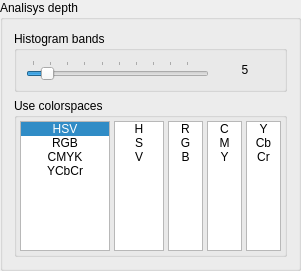
     <widget class="QGroupBox" name="group_analyze">
      <property name="sizePolicy">
       <sizepolicy hsizetype="Maximum" vsizetype="Preferred">
        <horstretch>0</horstretch>
        <verstretch>0</verstretch>
       </sizepolicy>
      </property>
      <property name="title">
       <string>Analisys depth</string>
      </property>
      <layout class="QVBoxLayout" name="verticalLayout_2">
       <item>
        <widget class="QGroupBox" name="groupBox_4">
         <property name="title">
          <string>Histogram bands</string>
         </property>
         <layout class="QHBoxLayout" name="horizontalLayout_3">
          <item>
           <widget class="QSlider" name="slider_histogram_bands">
            <property name="minimum">
             <number>2</number>
            </property>
            <property name="maximum">
             <number>100</number>
            </property>
            <property name="pageStep">
             <number>2</number>
            </property>
            <property name="value">
             <number>10</number>
            </property>
            <property name="orientation">
             <enum>Qt::Horizontal</enum>
            </property>
            <property name="invertedAppearance">
             <bool>false</bool>
            </property>
            <property name="invertedControls">
             <bool>false</bool>
            </property>
            <property name="tickPosition">
             <enum>QSlider::TicksAbove</enum>
            </property>
            <property name="tickInterval">
             <number>10</number>
            </property>
           </widget>
          </item>
          <item>
           <widget class="QLabel" name="lbl_histogram_bands">
            <property name="sizePolicy">
             <sizepolicy hsizetype="Maximum" vsizetype="Preferred">
              <horstretch>162</horstretch>
              <verstretch>95</verstretch>
             </sizepolicy>
            </property>
            <property name="minimumSize">
             <size>
              <width>60</width>
              <height>0</height>
             </size>
            </property>
            <property name="layoutDirection">
             <enum>Qt::LeftToRight</enum>
            </property>
            <property name="text">
             <string>5</string>
            </property>
            <property name="alignment">
             <set>Qt::AlignCenter</set>
            </property>
           </widget>
          </item>
         </layout>
        </widget>
       </item>
       <item>
        <widget class="QGroupBox" name="group_colorspaces_all">
         <property name="sizePolicy">
          <sizepolicy hsizetype="Maximum" vsizetype="Preferred">
           <horstretch>0</horstretch>
           <verstretch>0</verstretch>
          </sizepolicy>
         </property>
         <property name="title">
          <string>Use colorspaces</string>
         </property>
         <layout class="QHBoxLayout" name="horizontalLayout_7">
          <property name="spacing">
           <number>4</number>
          </property>
          <property name="sizeConstraint">
           <enum>QLayout::SetDefaultConstraint</enum>
          </property>
          <property name="leftMargin">
           <number>3</number>
          </property>
          <property name="topMargin">
           <number>3</number>
          </property>
          <property name="rightMargin">
           <number>3</number>
          </property>
          <property name="bottomMargin">
           <number>3</number>
          </property>
          <item>
           <widget class="QListWidget" name="list_color_spaces">
            <property name="sizePolicy">
             <sizepolicy hsizetype="Expanding" vsizetype="Minimum">
              <horstretch>0</horstretch>
              <verstretch>0</verstretch>
             </sizepolicy>
            </property>
            <property name="minimumSize">
             <size>
              <width>70</width>
              <height>130</height>
             </size>
            </property>
            <property name="maximumSize">
             <size>
              <width>90</width>
              <height>130</height>
             </size>
            </property>
            <property name="frameShape">
             <enum>QFrame::StyledPanel</enum>
            </property>
            <property name="frameShadow">
             <enum>QFrame::Plain</enum>
            </property>
            <property name="lineWidth">
             <number>3</number>
            </property>
            <property name="midLineWidth">
             <number>2</number>
            </property>
            <property name="verticalScrollBarPolicy">
             <enum>Qt::ScrollBarAlwaysOff</enum>
            </property>
            <property name="autoScrollMargin">
             <number>12</number>
            </property>
            <property name="editTriggers">
             <set>QAbstractItemView::NoEditTriggers</set>
            </property>
            <property name="showDropIndicator" stdset="0">
             <bool>false</bool>
            </property>
            <property name="alternatingRowColors">
             <bool>false</bool>
            </property>
            <property name="selectionMode">
             <enum>QAbstractItemView::MultiSelection</enum>
            </property>
            <property name="textElideMode">
             <enum>Qt::ElideMiddle</enum>
            </property>
            <property name="layoutMode">
             <enum>QListView::SinglePass</enum>
            </property>
            <property name="spacing">
             <number>1</number>
            </property>
            <property name="modelColumn">
             <number>0</number>
            </property>
            <property name="currentRow">
             <number>0</number>
            </property>
            <item>
             <property name="text">
              <string notr="true">HSV</string>
             </property>
             <property name="textAlignment">
              <set>AlignCenter</set>
             </property>
             <property name="flags">
              <set>ItemIsSelectable|ItemIsEnabled</set>
             </property>
            </item>
            <item>
             <property name="text">
              <string notr="true">RGB</string>
             </property>
             <property name="textAlignment">
              <set>AlignCenter</set>
             </property>
             <property name="flags">
              <set>ItemIsSelectable|ItemIsEnabled</set>
             </property>
            </item>
            <item>
             <property name="text">
              <string notr="true">CMYK</string>
             </property>
             <property name="textAlignment">
              <set>AlignCenter</set>
             </property>
             <property name="flags">
              <set>ItemIsSelectable|ItemIsEnabled</set>
             </property>
            </item>
            <item>
             <property name="text">
              <string notr="true">YCbCr</string>
             </property>
             <property name="textAlignment">
              <set>AlignCenter</set>
             </property>
             <property name="flags">
              <set>ItemIsSelectable|ItemIsEnabled</set>
             </property>
            </item>
           </widget>
          </item>
          <item>
           <widget class="QListWidget" name="list_color_spaces_HSV">
            <property name="sizePolicy">
             <sizepolicy hsizetype="Expanding" vsizetype="Expanding">
              <horstretch>0</horstretch>
              <verstretch>0</verstretch>
             </sizepolicy>
            </property>
            <property name="minimumSize">
             <size>
              <width>30</width>
              <height>95</height>
             </size>
            </property>
            <property name="maximumSize">
             <size>
              <width>50</width>
              <height>130</height>
             </size>
            </property>
            <property name="frameShape">
             <enum>QFrame::StyledPanel</enum>
            </property>
            <property name="frameShadow">
             <enum>QFrame::Plain</enum>
            </property>
            <property name="lineWidth">
             <number>3</number>
            </property>
            <property name="midLineWidth">
             <number>2</number>
            </property>
            <property name="verticalScrollBarPolicy">
             <enum>Qt::ScrollBarAlwaysOff</enum>
            </property>
            <property name="editTriggers">
             <set>QAbstractItemView::NoEditTriggers</set>
            </property>
            <property name="showDropIndicator" stdset="0">
             <bool>false</bool>
            </property>
            <property name="alternatingRowColors">
             <bool>false</bool>
            </property>
            <property name="selectionMode">
             <enum>QAbstractItemView::MultiSelection</enum>
            </property>
            <property name="layoutMode">
             <enum>QListView::SinglePass</enum>
            </property>
            <property name="spacing">
             <number>1</number>
            </property>
            <property name="modelColumn">
             <number>0</number>
            </property>
            <item>
             <property name="text">
              <string notr="true">H</string>
             </property>
             <property name="textAlignment">
              <set>AlignCenter</set>
             </property>
             <property name="flags">
              <set>ItemIsSelectable|ItemIsEnabled</set>
             </property>
            </item>
            <item>
             <property name="text">
              <string notr="true">S</string>
             </property>
             <property name="textAlignment">
              <set>AlignCenter</set>
             </property>
             <property name="flags">
              <set>ItemIsSelectable|ItemIsEnabled</set>
             </property>
            </item>
            <item>
             <property name="text">
              <string notr="true">V</string>
             </property>
             <property name="textAlignment">
              <set>AlignCenter</set>
             </property>
             <property name="flags">
              <set>ItemIsSelectable|ItemIsEnabled</set>
             </property>
            </item>
           </widget>
          </item>
          <item>
           <widget class="QListWidget" name="list_color_spaces_RGB">
            <property name="sizePolicy">
             <sizepolicy hsizetype="Expanding" vsizetype="Expanding">
              <horstretch>0</horstretch>
              <verstretch>0</verstretch>
             </sizepolicy>
            </property>
            <property name="minimumSize">
             <size>
              <width>30</width>
              <height>95</height>
             </size>
            </property>
            <property name="maximumSize">
             <size>
              <width>35</width>
              <height>130</height>
             </size>
            </property>
            <property name="frameShape">
             <enum>QFrame::StyledPanel</enum>
            </property>
            <property name="frameShadow">
             <enum>QFrame::Plain</enum>
            </property>
            <property name="lineWidth">
             <number>3</number>
            </property>
            <property name="midLineWidth">
             <number>2</number>
            </property>
            <property name="verticalScrollBarPolicy">
             <enum>Qt::ScrollBarAlwaysOff</enum>
            </property>
            <property name="editTriggers">
             <set>QAbstractItemView::NoEditTriggers</set>
            </property>
            <property name="showDropIndicator" stdset="0">
             <bool>false</bool>
            </property>
            <property name="alternatingRowColors">
             <bool>false</bool>
            </property>
            <property name="selectionMode">
             <enum>QAbstractItemView::MultiSelection</enum>
            </property>
            <property name="layoutMode">
             <enum>QListView::SinglePass</enum>
            </property>
            <property name="spacing">
             <number>1</number>
            </property>
            <property name="modelColumn">
             <number>0</number>
            </property>
            <property name="currentRow">
             <number>-1</number>
            </property>
            <item>
             <property name="text">
              <string notr="true">R</string>
             </property>
             <property name="textAlignment">
              <set>AlignCenter</set>
             </property>
             <property name="flags">
              <set>ItemIsSelectable|ItemIsEnabled</set>
             </property>
            </item>
            <item>
             <property name="text">
              <string notr="true">G</string>
             </property>
             <property name="textAlignment">
              <set>AlignCenter</set>
             </property>
             <property name="flags">
              <set>ItemIsSelectable|ItemIsEnabled</set>
             </property>
            </item>
            <item>
             <property name="text">
              <string notr="true">B</string>
             </property>
             <property name="textAlignment">
              <set>AlignCenter</set>
             </property>
             <property name="flags">
              <set>ItemIsSelectable|ItemIsEnabled</set>
             </property>
            </item>
           </widget>
          </item>
          <item>
           <widget class="QListWidget" name="list_color_spaces_CMYK">
            <property name="sizePolicy">
             <sizepolicy hsizetype="Expanding" vsizetype="Expanding">
              <horstretch>0</horstretch>
              <verstretch>0</verstretch>
             </sizepolicy>
            </property>
            <property name="minimumSize">
             <size>
              <width>30</width>
              <height>95</height>
             </size>
            </property>
            <property name="maximumSize">
             <size>
              <width>35</width>
              <height>130</height>
             </size>
            </property>
            <property name="frameShape">
             <enum>QFrame::StyledPanel</enum>
            </property>
            <property name="frameShadow">
             <enum>QFrame::Plain</enum>
            </property>
            <property name="lineWidth">
             <number>3</number>
            </property>
            <property name="midLineWidth">
             <number>2</number>
            </property>
            <property name="verticalScrollBarPolicy">
             <enum>Qt::ScrollBarAlwaysOff</enum>
            </property>
            <property name="editTriggers">
             <set>QAbstractItemView::NoEditTriggers</set>
            </property>
            <property name="showDropIndicator" stdset="0">
             <bool>false</bool>
            </property>
            <property name="alternatingRowColors">
             <bool>false</bool>
            </property>
            <property name="selectionMode">
             <enum>QAbstractItemView::MultiSelection</enum>
            </property>
            <property name="layoutMode">
             <enum>QListView::SinglePass</enum>
            </property>
            <property name="spacing">
             <number>1</number>
            </property>
            <property name="modelColumn">
             <number>0</number>
            </property>
            <property name="currentRow">
             <number>-1</number>
            </property>
            <item>
             <property name="text">
              <string notr="true">C</string>
             </property>
             <property name="textAlignment">
              <set>AlignCenter</set>
             </property>
             <property name="flags">
              <set>ItemIsSelectable|ItemIsEnabled</set>
             </property>
            </item>
            <item>
             <property name="text">
              <string notr="true">M</string>
             </property>
             <property name="textAlignment">
              <set>AlignCenter</set>
             </property>
             <property name="flags">
              <set>ItemIsSelectable|ItemIsEnabled</set>
             </property>
            </item>
            <item>
             <property name="text">
              <string notr="true">Y</string>
             </property>
             <property name="textAlignment">
              <set>AlignCenter</set>
             </property>
             <property name="flags">
              <set>ItemIsSelectable|ItemIsEnabled</set>
             </property>
            </item>
           </widget>
          </item>
          <item>
           <widget class="QListWidget" name="list_color_spaces_YCbCr">
            <property name="sizePolicy">
             <sizepolicy hsizetype="Expanding" vsizetype="Expanding">
              <horstretch>0</horstretch>
              <verstretch>0</verstretch>
             </sizepolicy>
            </property>
            <property name="minimumSize">
             <size>
              <width>35</width>
              <height>95</height>
             </size>
            </property>
            <property name="maximumSize">
             <size>
              <width>35</width>
              <height>130</height>
             </size>
            </property>
            <property name="frameShape">
             <enum>QFrame::StyledPanel</enum>
            </property>
            <property name="frameShadow">
             <enum>QFrame::Plain</enum>
            </property>
            <property name="lineWidth">
             <number>3</number>
            </property>
            <property name="midLineWidth">
             <number>2</number>
            </property>
            <property name="verticalScrollBarPolicy">
             <enum>Qt::ScrollBarAlwaysOff</enum>
            </property>
            <property name="editTriggers">
             <set>QAbstractItemView::NoEditTriggers</set>
            </property>
            <property name="showDropIndicator" stdset="0">
             <bool>false</bool>
            </property>
            <property name="alternatingRowColors">
             <bool>false</bool>
            </property>
            <property name="selectionMode">
             <enum>QAbstractItemView::MultiSelection</enum>
            </property>
            <property name="layoutMode">
             <enum>QListView::SinglePass</enum>
            </property>
            <property name="spacing">
             <number>1</number>
            </property>
            <property name="modelColumn">
             <number>0</number>
            </property>
            <property name="currentRow">
             <number>-1</number>
            </property>
            <item>
             <property name="text">
              <string notr="true">Y</string>
             </property>
             <property name="textAlignment">
              <set>AlignCenter</set>
             </property>
             <property name="flags">
              <set>ItemIsSelectable|ItemIsEnabled</set>
             </property>
            </item>
            <item>
             <property name="text">
              <string notr="true">Cb</string>
             </property>
             <property name="textAlignment">
              <set>AlignCenter</set>
             </property>
             <property name="flags">
              <set>ItemIsSelectable|ItemIsEnabled</set>
             </property>
            </item>
            <item>
             <property name="text">
              <string notr="true">Cr</string>
             </property>
             <property name="textAlignment">
              <set>AlignCenter</set>
             </property>
             <property name="flags">
              <set>ItemIsSelectable|ItemIsEnabled</set>
             </property>
            </item>
           </widget>
          </item>
         </layout>
        </widget>
       </item>
      </layout>
     </widget>
